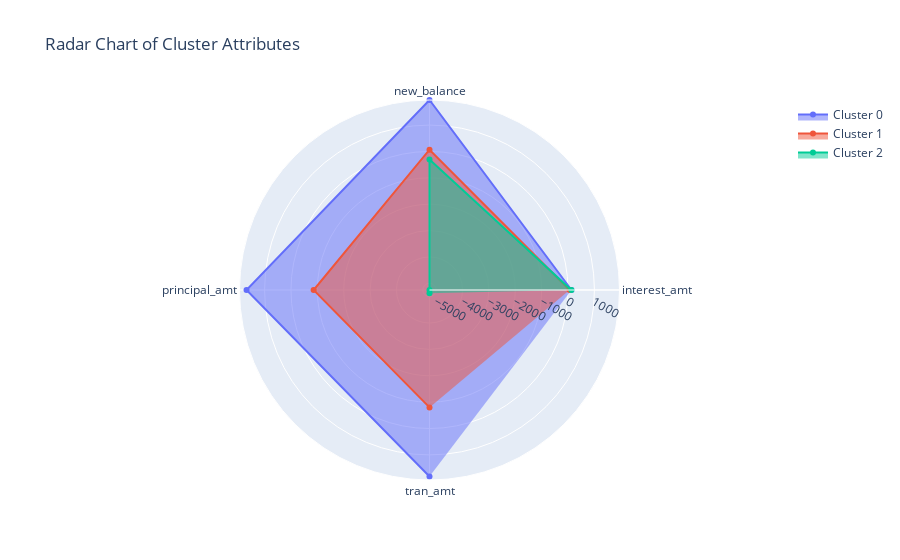

Notebook cell for this chart:
### Markdown cell above
## Plot Radar Chart

### Code cell
import plotly.graph_objects as go
import plotly.express as px

# Define the categories and their labels for the radar chart
categories = ['interest_amt', 'new_balance', 'principal_amt', 'tran_amt']

fig = go.Figure()

for i in mean_data.index:
    df = mean_data.loc[i][categories]
    values = df.values.tolist()
    fig.add_trace(go.Scatterpolar(
      r=values,
      theta=categories,
      fill='toself',
      name = f"Cluster {i}"
    ))

fig.update_layout(
  polar=dict(
    radialaxis=dict(
      visible=True,
      range=[mean_data[categories].values.min(), mean_data[categories].values.max()]
    )),
  showlegend=True,
  title='Radar Chart of Cluster Attributes'
)
fig.write_image("transactions_radar_chart.png")

fig.show()

### Figure 1 — Plotly figure (JSON) as saved in the notebook; plotly's stock layout.template omitted (floating-point values rounded to 4 significant figures)
{"data": [{"fill": "toself", "name": "Cluster 0", "r": [131.1, 1951.0, 1686.0, 1817.0], "theta": ["interest_amt", "new_balance", "principal_amt", "tran_amt"], "type": "scatterpolar"}, {"fill": "toself", "name": "Cluster 1", "r": [57.5, 66.49, -858.1, -800.8], "theta": ["interest_amt", "new_balance", "principal_amt", "tran_amt"], "type": "scatterpolar"}, {"fill": "toself", "name": "Cluster 2", "r": [127.6, -300.9, -5252.0, -5124.0], "theta": ["interest_amt", "new_balance", "principal_amt", "tran_amt"], "type": "scatterpolar"}], "layout": {"polar": {"radialaxis": {"range": [-5252.0, 1951.0], "visible": true}}, "showlegend": true, "title": {"text": "Radar Chart of Cluster Attributes"}}}
